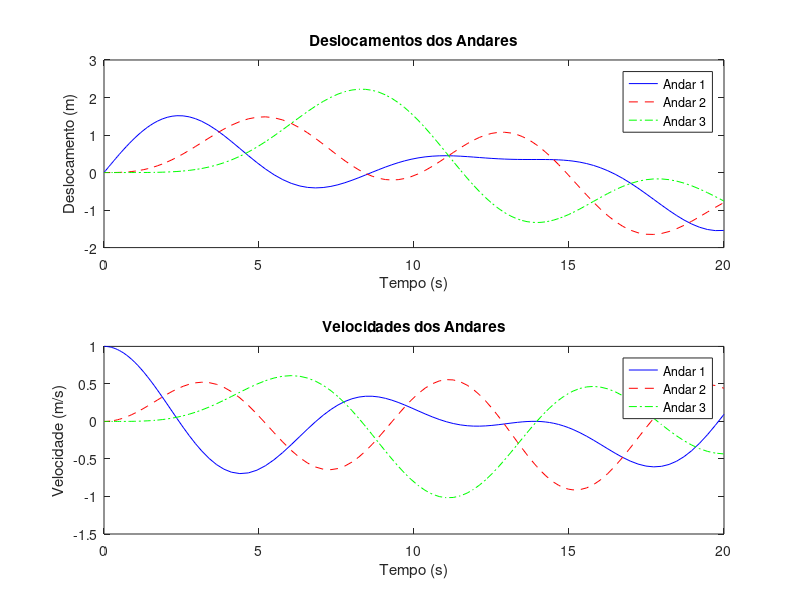

Reproduce this figure in MATLAB.
function [t, x1, x2, x3, dx1, dx2, dx3, h] = RA225295_L12_01()
    % Parâmetros
    m3 = 8000;
    m2 = 10000;
    m1 = 12000;
    k3 = 1800;
    k2 = 2400;
    k1 = 3000;

    % Condições iniciais
    x10 = 0;
    v10 = 1;
    x20 = 0;
    v20 = 0;
    x30 = 0;
    v30 = 0;

    % Tempo de simulação
    tspan = [0 20];

    % Resolver as EDOs
    fun = @(t, Y) [Y(2); -(k1/m1)*Y(1) + (k2/m1)*(Y(3)-Y(1)); ...
                   Y(4); (k2/m2)*(Y(1)-Y(3)) + (k3/m2)*(Y(5)-Y(3)); ...
                   Y(6); (k3/m3)*(Y(3)-Y(5))];
    [t, sol] = ode45(fun, tspan, [x10; v10; x20; v20; x30; v30]);

    % Extrair as respostas
    x1 = sol(:, 1);
    x2 = sol(:, 3);
    x3 = sol(:, 5);
    dx1 = sol(:, 2);
    dx2 = sol(:, 4);
    dx3 = sol(:, 6);

    % Plotar os resultados
    h = figure;

    % Plotar deslocamentos
    subplot(2, 1, 1);
    plot(t, x1, 'b-', t, x2, 'r--', t, x3, 'g-.');
    xlabel('Tempo (s)');
    ylabel('Deslocamento (m)');
    legend('Andar 1', 'Andar 2', 'Andar 3');
    title('Deslocamentos dos Andares');

    % Plotar velocidades
    subplot(2, 1, 2);
    plot(t, dx1, 'b-', t, dx2, 'r--', t, dx3, 'g-.');
    xlabel('Tempo (s)');
    ylabel('Velocidade (m/s)');
    legend('Andar 1', 'Andar 2', 'Andar 3');
    title('Velocidades dos Andares');
end
